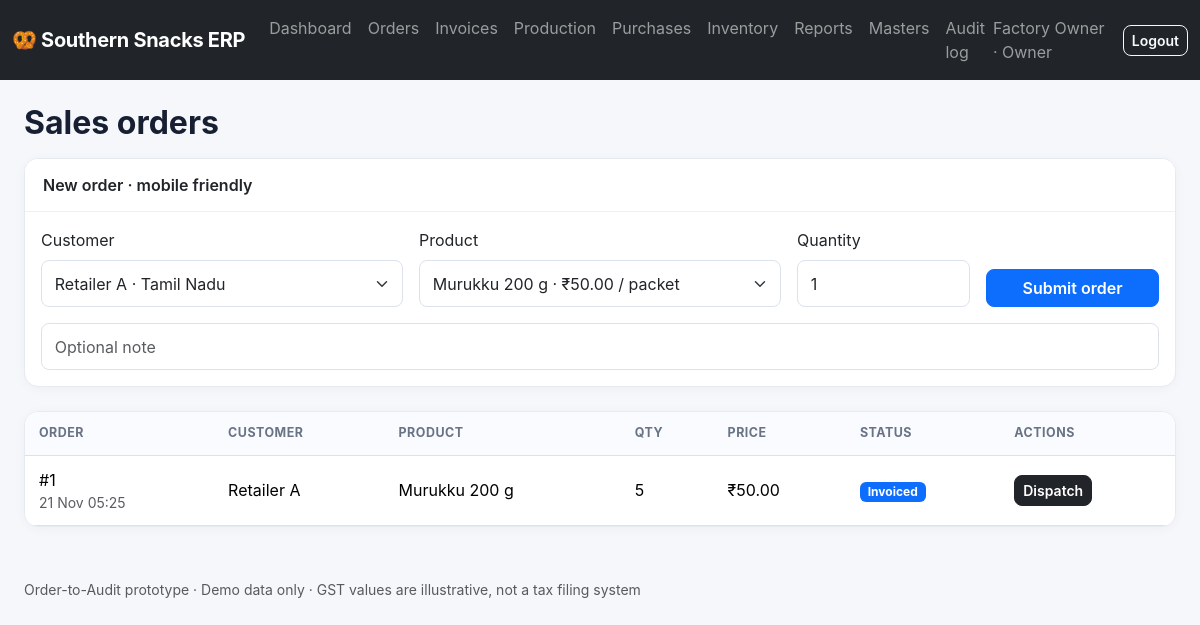
The page /orders (signed in) on the database its author committed.
### app.py (models this page shows, shortened)
class User(UserMixin, db.Model):
    id=db.Column(db.Integer, primary_key=True); username=db.Column(db.String(80), unique=True); password_hash=db.Column(db.String(255)); role=db.Column(db.String(30)); full_name=db.Column(db.String(120))

class Order(db.Model):
    id=db.Column(db.Integer,primary_key=True); customer_id=db.Column(db.Integer,db.ForeignKey('customer.id')); salesman_id=db.Column(db.Integer,db.ForeignKey('user.id')); product_id=db.Column(db.Integer,db.ForeignKey('product.id')); qty=db.Column(db.Integer); status=db.Column(db.String(30),default='Submitted'); unit_price_paise=db.Column(db.Integer); created_at=db.Column(db.DateTime,default=datetime.utcnow); notes=db.Column(db.Text)

class Customer(db.Model):
    id=db.Column(db.Integer,primary_key=True); name=db.Column(db.String(120)); kind=db.Column(db.String(30)); state=db.Column(db.String(80)); gstin=db.Column(db.String(20)); salesman_id=db.Column(db.Integer,db.ForeignKey('user.id'),nullable=True)

class Product(db.Model):
    id=db.Column(db.Integer,primary_key=True); name=db.Column(db.String(120)); pack_size=db.Column(db.String(30)); hsn=db.Column(db.String(20)); price_paise=db.Column(db.Integer); gst_rate=db.Column(db.Integer,default=5); finished_stock=db.Column(db.Integer,default=0)

### app.py (the view, shortened to what this page needs)
@app.route('/orders',methods=['GET','POST'])
@login_required
def orders():
    q=Order.query; customer_query=Customer.query
    if current_user.role=='salesman': q=q.filter_by(salesman_id=current_user.id); customer_query=customer_query.filter_by(salesman_id=current_user.id)
    return render_template('orders.html',orders=q.order_by(Order.created_at.desc()).all(),customers=customer_query.all(),products=Product.query.all())

### app.py (called while the page is built)
@login_manager.user_loader
def load_user(uid): return db.session.get(User,int(uid))

def money(paise): return f"₹{(paise or 0)/100:,.2f}"

@app.context_processor
def inject(): return {'today':date.today(), 'invoice_due':invoice_due}

### templates/orders.html
{% extends 'base.html' %}{% block content %}<h2 class="fw-bold mb-3">Sales orders</h2>{% if current_user.role in ['salesman','admin','owner'] %}<div class="card mb-4"><div class="card-header bg-white fw-semibold">New order · mobile friendly</div><div class="card-body"><form method="post" class="row g-3"><div class="col-md-4"><label class="form-label">Customer</label><select class="form-select" name="customer_id" required>{% for c in customers %}<option value="{{c.id}}">{{c.name}} · {{c.state}}</option>{% endfor %}</select></div><div class="col-md-4"><label class="form-label">Product</label><select class="form-select" name="product_id">{% for p in products %}<option value="{{p.id}}">{{p.name}} · {{money(p.price_paise)}} / packet</option>{% endfor %}</select></div><div class="col-md-2"><label class="form-label">Quantity</label><input class="form-control" name="qty" type="number" min="1" value="1" required></div><div class="col-md-2 d-flex align-items-end"><button class="btn btn-primary w-100">Submit order</button></div><div class="col-12"><input class="form-control" name="notes" placeholder="Optional note"></div></form></div></div>{% endif %}<div class="card"><div class="table-responsive"><table class="table table-hover align-middle mb-0"><thead><tr><th>Order</th><th>Customer</th><th>Product</th><th>Qty</th><th>Price</th><th>Status</th><th>Actions</th></tr></thead><tbody>{% for o in orders %}{% set c=customers|selectattr('id','equalto',o.customer_id)|first %}{% set p=products|selectattr('id','equalto',o.product_id)|first %}<tr><td>#{{o.id}}<div class="small text-muted">{{o.created_at.strftime('%d %b %H:%M')}}</div></td><td>{{c.name if c else o.customer_id}}</td><td>{{p.name if p else o.product_id}}</td><td>{{o.qty}}</td><td>{{money(o.unit_price_paise)}}</td><td><span class="badge text-bg-{{'success' if o.status=='Dispatched' else 'primary' if o.status=='Invoiced' else 'warning' if o.status=='Submitted' else 'secondary'}}">{{o.status}}</span></td><td class="text-nowrap">{% if current_user.role in ['admin','owner'] and o.status=='Submitted' %}<form class="d-inline" method="post" action="{{url_for('approve_order',oid=o.id)}}"><button class="btn btn-sm btn-success">Approve / stock check</button></form> <form class="d-inline" method="post" action="{{url_for('reject_order',oid=o.id)}}"><button class="btn btn-sm btn-outline-danger">Reject</button></form>{% elif current_user.role in ['admin','owner'] and o.status=='Approved' %}<form class="d-inline" method="post" action="{{url_for('create_invoice',oid=o.id)}}"><button class="btn btn-sm btn-primary">Create GST invoice</button></form>{% elif current_user.role in ['admin','owner'] and o.status=='Invoiced' %}<form class="d-inline" method="post" action="{{url_for('dispatch',oid=o.id)}}"><button class="btn btn-sm btn-dark">Dispatch</button></form>{% endif %}</td></tr>{% else %}<tr><td colspan="7" class="text-center text-muted p-4">No orders found</td></tr>{% endfor %}</tbody></table></div></div>{% endblock %}

### templates/base.html (shortened to what this page needs)
<!doctype html><html lang="en"><head><meta charset="utf-8"><meta name="viewport" content="width=device-width, initial-scale=1"><title>{{ title or 'Southern Snacks | Order-to-Audit' }}</title><link href="https://cdn.jsdelivr.net/npm/bootstrap@5.3.3/dist/css/bootstrap.min.css" rel="stylesheet"><link href="{{ url_for('static',filename='style.css') }}" rel="stylesheet"></head><body>{% if current_user.is_authenticated %}<nav class="navbar navbar-expand-lg navbar-dark bg-dark"><div class="container-fluid"><a class="navbar-brand fw-bold" href="{{ url_for('dashboard') }}">🥨 Southern Snacks ERP</a><button class="navbar-toggler" data-bs-toggle="collapse" data-bs-target="#nav"></button><div class="collapse navbar-collapse" id="nav"><ul class="navbar-nav me-auto">{% for endpoint,label in [('dashboard','Dashboard'),('orders','Orders'),('invoices','Invoices'),('production','Production'),('purchases','Purchases'),('inventory','Inventory'),('reports','Reports')] %}<li class="nav-item"><a class="nav-link" href="{{ url_for(endpoint) }}">{{ label }}</a></li>{% endfor %}{% if current_user.role in ['admin','owner'] %}<li class="nav-item"><a class="nav-link" href="{{ url_for('masters') }}">Masters</a></li>{% endif %}{% if current_user.role in ['admin','owner','auditor'] %}<li class="nav-item"><a class="nav-link" href="{{ url_for('audit_log') }}">Audit log</a></li>{% endif %}</ul><span class="navbar-text me-3">{{ current_user.full_name }} · {{ current_user.role|title }}</span><a class="btn btn-outline-light btn-sm" href="{{ url_for('logout') }}">Logout</a></div></div></nav>{% endif %}<main class="container-fluid px-lg-4 py-4">{% with messages=get_flashed_messages(with_categories=true) %}{% for category,message in messages %}<div class="alert alert-{{ category }} alert-dismissible fade show">{{ message }}<button class="btn-close" data-bs-dismiss="alert"></button></div>{% endfor %}{% endwith %}{% block content %}{% endblock %}</main><footer class="container-fluid px-lg-4 pb-3 text-muted small">Order-to-Audit prototype · Demo data only · GST values are illustrative, not a tax filing system</footer><script src="https://cdn.jsdelivr.net/npm/bootstrap@5.3.3/dist/js/bootstrap.bundle.min.js"></script></body></html>

### static/style.css (style rules this page uses)
:root { --ink:#172033;--muted:#687386;--brand:#2457d6 }
body { background:#f5f7fb;color:var(--ink);font-family:Inter,system-ui,-apple-system,Segoe UI,sans-serif }
.navbar-brand { letter-spacing:-.3px }
.card { border:1px solid #e6eaf1;border-radius:14px;box-shadow:0 2px 12px rgba(23,32,51,.035);overflow:hidden }
.card-header { padding:14px 18px;border-bottom:1px solid #edf0f5 }
.table>:not(caption)>*>* { padding:12px 14px;vertical-align:middle }
.table thead th { font-size:.78rem;text-transform:uppercase;letter-spacing:.04em;color:#687386;background:#fafbfe }
.btn { border-radius:8px;font-weight:600 }
.form-control,.form-select { border-color:#dce2ec;border-radius:8px;padding:.65rem .8rem }
footer { margin-top:28px }

### rows shown on the page
User: full_name "Factory Owner", role "Owner"
Order: id "1", created_at "21 Nov 05:25", qty "5", unit_price_paise "₹50.00", status "Invoiced"
Customer: name "Retailer A"
Product: name "Murukku 200 g"

### other values the page prints
{{ label }} "Dashboard" "Orders" "Invoices" "Production" "Purchases" "Inventory" "Reports"
form field customer_id "Retailer A · Tamil Nadu"
form field product_id "Murukku 200 g · ₹50.00 / packet"
